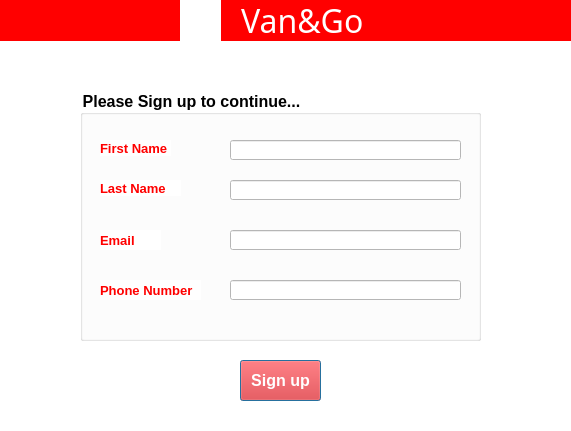
<?xml version="1.0" encoding="UTF-8"?>
<ui version="4.0">
 <class>login</class>
 <widget class="QDialog" name="login">
  <property name="geometry">
   <rect>
    <x>0</x>
    <y>0</y>
    <width>571</width>
    <height>431</height>
   </rect>
  </property>
  <property name="windowTitle">
   <string>Dialog</string>
  </property>
  <property name="styleSheet">
   <string notr="true">background-color: rgb(255, 255, 255);
color: rgb(255, 255, 255);
color: rgb(0, 0, 0);</string>
  </property>
  <widget class="QGroupBox" name="groupBox_2">
   <property name="geometry">
    <rect>
     <x>80</x>
     <y>90</y>
     <width>401</width>
     <height>251</height>
    </rect>
   </property>
   <property name="font">
    <font>
     <pointsize>12</pointsize>
     <weight>75</weight>
     <bold>true</bold>
    </font>
   </property>
   <property name="styleSheet">
    <string notr="true">background-color: rgb(255, 255, 255);
color: rgb(0, 0, 0);
border-color: rgb(255, 0, 0);
border-color: rgb(255, 0, 0);</string>
   </property>
   <property name="title">
    <string>Please Sign up to continue...</string>
   </property>
   <widget class="QLineEdit" name="lineEdit">
    <property name="geometry">
     <rect>
      <x>150</x>
      <y>50</y>
      <width>231</width>
      <height>20</height>
     </rect>
    </property>
    <property name="styleSheet">
     <string notr="true">background-color: rgb(255, 255, 255);
border-color: rgb(255, 0, 0);</string>
    </property>
   </widget>
   <widget class="QLineEdit" name="lineEdit_2">
    <property name="geometry">
     <rect>
      <x>150</x>
      <y>90</y>
      <width>231</width>
      <height>20</height>
     </rect>
    </property>
    <property name="styleSheet">
     <string notr="true">background-color: rgb(255, 255, 255);</string>
    </property>
   </widget>
   <widget class="QLineEdit" name="lineEdit_3">
    <property name="geometry">
     <rect>
      <x>150</x>
      <y>140</y>
      <width>231</width>
      <height>20</height>
     </rect>
    </property>
    <property name="styleSheet">
     <string notr="true">background-color: rgb(255, 255, 255);</string>
    </property>
   </widget>
   <widget class="QLineEdit" name="lineEdit_4">
    <property name="geometry">
     <rect>
      <x>150</x>
      <y>190</y>
      <width>231</width>
      <height>20</height>
     </rect>
    </property>
    <property name="styleSheet">
     <string notr="true">background-color: rgb(255, 255, 255);</string>
    </property>
   </widget>
   <widget class="QLabel" name="label_3">
    <property name="geometry">
     <rect>
      <x>20</x>
      <y>50</y>
      <width>71</width>
      <height>16</height>
     </rect>
    </property>
    <property name="font">
     <font>
      <pointsize>10</pointsize>
      <weight>75</weight>
      <bold>true</bold>
     </font>
    </property>
    <property name="styleSheet">
     <string notr="true">background-color: rgb(255, 255, 255);
color: rgb(255, 0, 0);</string>
    </property>
    <property name="text">
     <string>First Name</string>
    </property>
   </widget>
   <widget class="QLabel" name="label_4">
    <property name="geometry">
     <rect>
      <x>20</x>
      <y>90</y>
      <width>81</width>
      <height>16</height>
     </rect>
    </property>
    <property name="font">
     <font>
      <pointsize>10</pointsize>
      <weight>75</weight>
      <bold>true</bold>
     </font>
    </property>
    <property name="styleSheet">
     <string notr="true">color: rgb(255, 0, 0);
background-color: rgb(255, 255, 255);</string>
    </property>
    <property name="text">
     <string>Last Name</string>
    </property>
   </widget>
   <widget class="QLabel" name="label_5">
    <property name="geometry">
     <rect>
      <x>20</x>
      <y>140</y>
      <width>61</width>
      <height>20</height>
     </rect>
    </property>
    <property name="font">
     <font>
      <pointsize>10</pointsize>
      <weight>75</weight>
      <bold>true</bold>
     </font>
    </property>
    <property name="styleSheet">
     <string notr="true">color: rgb(255,0, 0);
background-color: rgb(255, 255, 255);</string>
    </property>
    <property name="text">
     <string>Email</string>
    </property>
   </widget>
   <widget class="QLabel" name="label_6">
    <property name="geometry">
     <rect>
      <x>20</x>
      <y>190</y>
      <width>101</width>
      <height>20</height>
     </rect>
    </property>
    <property name="font">
     <font>
      <pointsize>10</pointsize>
      <weight>75</weight>
      <bold>true</bold>
     </font>
    </property>
    <property name="styleSheet">
     <string notr="true">
color: rgb(255, 0, 0);</string>
    </property>
    <property name="text">
     <string>Phone Number</string>
    </property>
   </widget>
  </widget>
  <widget class="QPushButton" name="pushButton">
   <property name="geometry">
    <rect>
     <x>240</x>
     <y>360</y>
     <width>81</width>
     <height>41</height>
    </rect>
   </property>
   <property name="font">
    <font>
     <pointsize>12</pointsize>
     <weight>75</weight>
     <bold>true</bold>
    </font>
   </property>
   <property name="styleSheet">
    <string notr="true">background-color: rgb(255, 0, 0);
color: rgb(255, 255, 255);</string>
   </property>
   <property name="text">
    <string>Sign up</string>
   </property>
  </widget>
  <widget class="QLabel" name="label">
   <property name="geometry">
    <rect>
     <x>0</x>
     <y>0</y>
     <width>591</width>
     <height>41</height>
    </rect>
   </property>
   <property name="font">
    <font>
     <family>Jokerman</family>
     <pointsize>24</pointsize>
    </font>
   </property>
   <property name="styleSheet">
    <string notr="true">color: rgb(255, 255, 255);
background-color: rgb(255, 0, 0);</string>
   </property>
   <property name="text">
    <string>                             Van&amp;Go</string>
   </property>
  </widget>
  <widget class="QLabel" name="label_2">
   <property name="geometry">
    <rect>
     <x>180</x>
     <y>0</y>
     <width>41</width>
     <height>41</height>
    </rect>
   </property>
   <property name="text">
    <string/>
   </property>
   <property name="pixmap">
    <pixmap>C:/Users/n3r/Downloads/rsz_1rsz_1rsz_1red-bus-icon-8.png</pixmap>
   </property>
  </widget>
 </widget>
 <resources/>
 <connections>
  <connection>
   <sender>pushButton</sender>
   <signal>clicked()</signal>
   <receiver>login</receiver>
   <slot>hide()</slot>
   <hints>
    <hint type="sourcelabel">
     <x>273</x>
     <y>375</y>
    </hint>
    <hint type="destinationlabel">
     <x>325</x>
     <y>383</y>
    </hint>
   </hints>
  </connection>
 </connections>
</ui>
